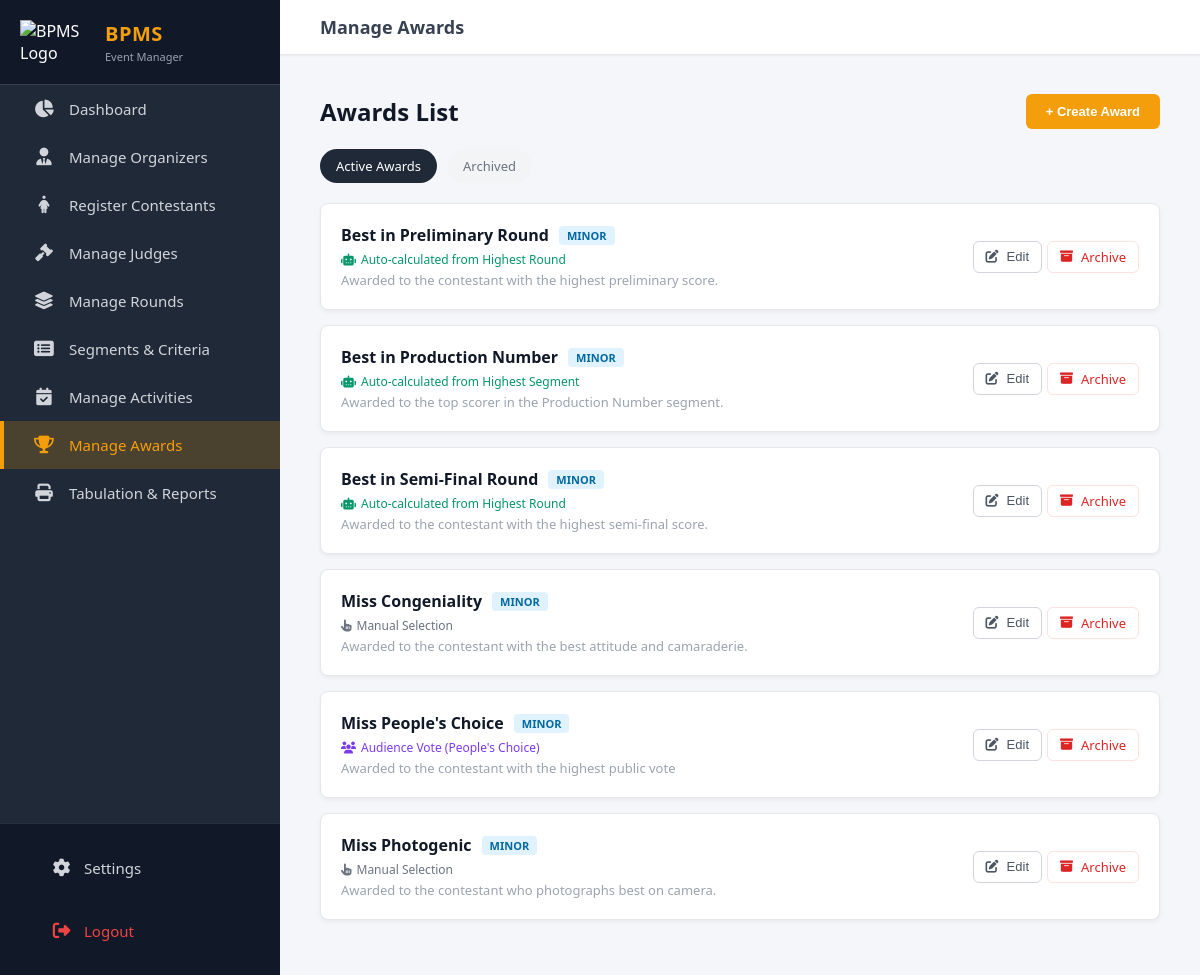
Page /awards.php (signed in) on the committed database.
### tables this page shows
CREATE TABLE `awards` (
  `id` int(11) NOT NULL,
  `event_id` int(11) NOT NULL,
  `title` varchar(150) NOT NULL,
  `description` text DEFAULT NULL,
  `category_type` enum('Major','Minor') NOT NULL DEFAULT 'Minor',
  `selection_method` enum('Manual','Audience_Vote','Highest_Segment','Highest_Round') NOT NULL DEFAULT 'Manual',
  `linked_round_id` int(11) DEFAULT NULL,
  `linked_segment_id` int(11) DEFAULT NULL,
  `status` enum('Active','Inactive') DEFAULT 'Active',
  `is_deleted` tinyint(1) DEFAULT 0,
  `created_at` timestamp NOT NULL DEFAULT current_timestamp()
);

### public/awards.php (the view, shortened to what this page needs)
<?php
require_once __DIR__ . '/../app/config/database.php';
$manager_id = $_SESSION['user_id'];
$evt_stmt = $conn->prepare("SELECT id, title FROM events WHERE manager_id = ? AND status = 'Active' LIMIT 1");
$evt_stmt->bind_param("i", $manager_id);
$evt_stmt->execute();
$active_event = $evt_stmt->get_result()->fetch_assoc();
$awards = [];
$archived = [];
$view = isset($_GET['view']) ? $_GET['view'] : 'active';
if ($active_event) {
    $event_id = $active_event['id'];
    $sql = "SELECT * FROM awards WHERE event_id = $event_id AND is_deleted = 0 ORDER BY category_type ASC, title ASC";
    $awards = $conn->query($sql)->fetch_all(MYSQLI_ASSOC);
    $sql_arc = "SELECT * FROM awards WHERE event_id = $event_id AND is_deleted = 1 ORDER BY category_type ASC";
    $archived = $conn->query($sql_arc)->fetch_all(MYSQLI_ASSOC);
}
?>
<!DOCTYPE html>
<html lang="en">
<head>
    <link rel="stylesheet" href="./assets/css/style.css?v=9">
    <link rel="stylesheet" href="https://cdnjs.cloudflare.com/ajax/libs/font-awesome/6.4.0/css/all.min.css">
</head>
<body>
    <div class="main-wrapper">
        <?php require_once __DIR__ . '/../app/views/partials/sidebar.php'; ?>
        <div class="content-area">
            <div class="navbar">
                <div style="display:flex; align-items:center; gap: 15px;">
                    <div class="navbar-title">Manage Awards</div>
                </div>
            </div>
            <div class="container">
                <?php if (!$active_event): ?>
                    <div style="text-align:center; padding: 40px; color: #6b7280;"><h2>No Active Event</h2></div>
                <?php else: ?>
                    <div class="page-header">
                        <h2 style="color:#111827;">Awards List</h2>
                        <button class="btn-add" onclick="openModal('add')">+ Create Award</button>
                    </div>
                    <div class="view-tabs">
                        <a href="?view=active" class="view-tab <?= $view === 'active' ? 'active' : '' ?>">Active Awards</a>
                        <a href="?view=archive" class="view-tab <?= $view === 'archive' ? 'active' : '' ?>">Archived</a>
                    </div>
                    <?php
                        $list = ($view === 'active') ? $awards : $archived;
                        if (empty($list)):
                    ?>
                        <div style="text-align:center; padding:30px; background:white; border-radius:8px; color:#9ca3af;">
                            <?= ($view === 'active') ? 'No awards created yet.' : 'No archived awards.' ?>
                        </div>
                    <?php else: ?>
                        <?php foreach ($list as $aw): ?>
                            <div class="award-card">
                                <div class="award-info">
                                    <h3>
                                        <?= htmlspecialchars($aw['title']) ?>
                                        <span class="badge badge-<?= strtolower($aw['category_type']) ?>"><?= $aw['category_type'] ?></span>
                                    </h3>
                                    <?php if ($aw['selection_method'] === 'Manual'): ?>
                                        <div class="manual-tag"><i class="fas fa-hand-pointer"></i> Manual Selection</div>
                                    <?php elseif ($aw['selection_method'] === 'Audience_Vote'): ?>
                                        <div class="audience-tag"><i class="fas fa-users"></i> Audience Vote (People's Choice)</div>
                                    <?php else: ?>
                                        <div class="smart-tag">
                                            <i class="fas fa-robot"></i>
                                            Auto-calculated from <?= str_replace('_', ' ', $aw['selection_method']) ?>
                                        </div>
                                    <?php endif; ?>
                                    <?php if($aw['description']): ?>
                                        <div style="font-size:13px; color:#9ca3af; margin-top:3px;"><?= htmlspecialchars($aw['description']) ?></div>
                                    <?php endif; ?>
                                </div>
                                <div class="actions" style="display:flex; gap:5px;">
                                    <?php if ($view === 'active'): ?>
                                        <button class="btn-icon" onclick='openEdit(<?= json_encode($aw, JSON_HEX_APOS | JSON_HEX_QUOT) ?>)' title="Edit">
                                            <i class="fas fa-edit"></i> Edit
                                        </button>
                                        <a href="../api/awards.php?action=archive&id=<?= $aw['id'] ?>"
                                           class="btn-icon" style="color:#dc2626; border-color:#fee2e2;"
                                           onclick="return confirm('Archive this award?')" title="Archive">
                                            <i class="fas fa-archive"></i> Archive
                                        </a>
                                    <?php endif; ?>
                                </div>
                            </div>
                        <?php endforeach; ?>
                    <?php endif; ?>
                <?php endif; ?>
            </div>
        </div>
    </div>
</body>
</html>

### public/assets/css/style.css (style rules this page uses)
* { margin: 0; padding: 0; box-sizing: border-box; }
body { font-family: 'Segoe UI', Tahoma, Geneva, Verdana, sans-serif; background-color: #f4f6f9; height: 100vh; overflow: hidden; }
.main-wrapper { display: flex; height: 100vh; width: 100%; }
.content-area { flex-grow: 1; display: flex; flex-direction: column; overflow-y: auto; width: 100%; position: relative; }
.navbar { background: #ffffff; padding: 15px 40px; display: flex; justify-content: space-between; align-items: center; box-shadow: 0 1px 3px rgba(0,0,0,0.1); flex-shrink: 0; position: sticky; top: 0; z-index: 900; }
.navbar-title { font-size: 18px; font-weight: 600; color: #374151; }
.container { padding: 40px; }
.page-header { display: flex; justify-content: space-between; align-items: center; margin-bottom: 20px; }
.btn-add { background-color: #F59E0B; color: white; padding: 10px 20px; border: none; border-radius: 6px; cursor: pointer; font-weight: bold; font-size: 13px; }
.actions { display: flex; gap: 10px; align-items: center; }
.btn-icon { background: white; border: 1px solid #d1d5db; width: 32px; height: 32px; border-radius: 4px; cursor: pointer; color: #4b5563; display: flex; justify-content: center; align-items: center; text-decoration: none; transition: 0.2s; }
.actions { display: flex; gap: 5px; }
.award-card { background: white; border-radius: 8px; box-shadow: 0 2px 4px rgba(0,0,0,0.05); margin-bottom: 15px; border: 1px solid #e5e7eb; padding: 20px; display: flex; justify-content: space-between; align-items: center; }
.award-info h3 { margin: 0 0 5px 0; font-size: 16px; color: #111827; display: flex; align-items: center; gap: 10px; }
.badge { padding: 2px 8px; border-radius: 4px; font-size: 11px; text-transform: uppercase; font-weight: bold; }
.badge-minor { background: #e0f2fe; color: #0369a1; }
.smart-tag { font-size: 12px; color: #059669; display: flex; align-items: center; gap: 5px; margin-top: 5px; }
.manual-tag { font-size: 12px; color: #6b7280; display: flex; align-items: center; gap: 5px; margin-top: 5px; }
.audience-tag { font-size: 12px; color: #7c3aed; display: flex; align-items: center; gap: 5px; margin-top: 5px; }

### public/awards.php (style rules this page uses)
.page-header { display: flex; justify-content: space-between; align-items: center; margin-bottom: 20px; }
.btn-add { background-color: #F59E0B; color: white; padding: 10px 20px; border: none; border-radius: 6px; cursor: pointer; font-weight: bold; }
.btn-icon { background: white; border: 1px solid #d1d5db; border-radius: 6px; cursor: pointer; color: #4b5563; display: inline-flex; justify-content: center; align-items: center; text-decoration: none; padding: 6px 12px; width: auto; gap: 8px; font-size: 13px; font-weight: 500; transition: all 0.2s; }
.view-tabs { display: flex; gap: 10px; margin-bottom: 20px; }
.view-tab { padding: 8px 16px; border-radius: 20px; font-size: 13px; text-decoration: none; color: #6b7280; background: #f3f4f6; }
.view-tab.active { background: #1f2937; color: white; }

### rows in the picture
awards: title "Best in Preliminary Round", category_type "MINOR", selection_method "Highest Round", description "Awarded to the contestant with the highest preliminary score."
awards: title "Best in Production Number", category_type "MINOR", selection_method "Highest Segment", description "Awarded to the top scorer in the Production Number segment."
awards: title "Best in Semi-Final Round", category_type "MINOR", selection_method "Highest Round", description "Awarded to the contestant with the highest semi-final score."
awards: title "Miss Congeniality", category_type "MINOR", selection_method "Manual" (drawn), description "Awarded to the contestant with the best attitude and camaraderie."
awards: title "Miss People's Choice", category_type "MINOR", selection_method "Audience_Vote" (drawn), description "Awarded to the contestant with the highest public vote"
awards: title "Miss Photogenic", category_type "MINOR", selection_method "Manual" (drawn), description "Awarded to the contestant who photographs best on camera."

### other values in the picture
$role "Event Manager"
